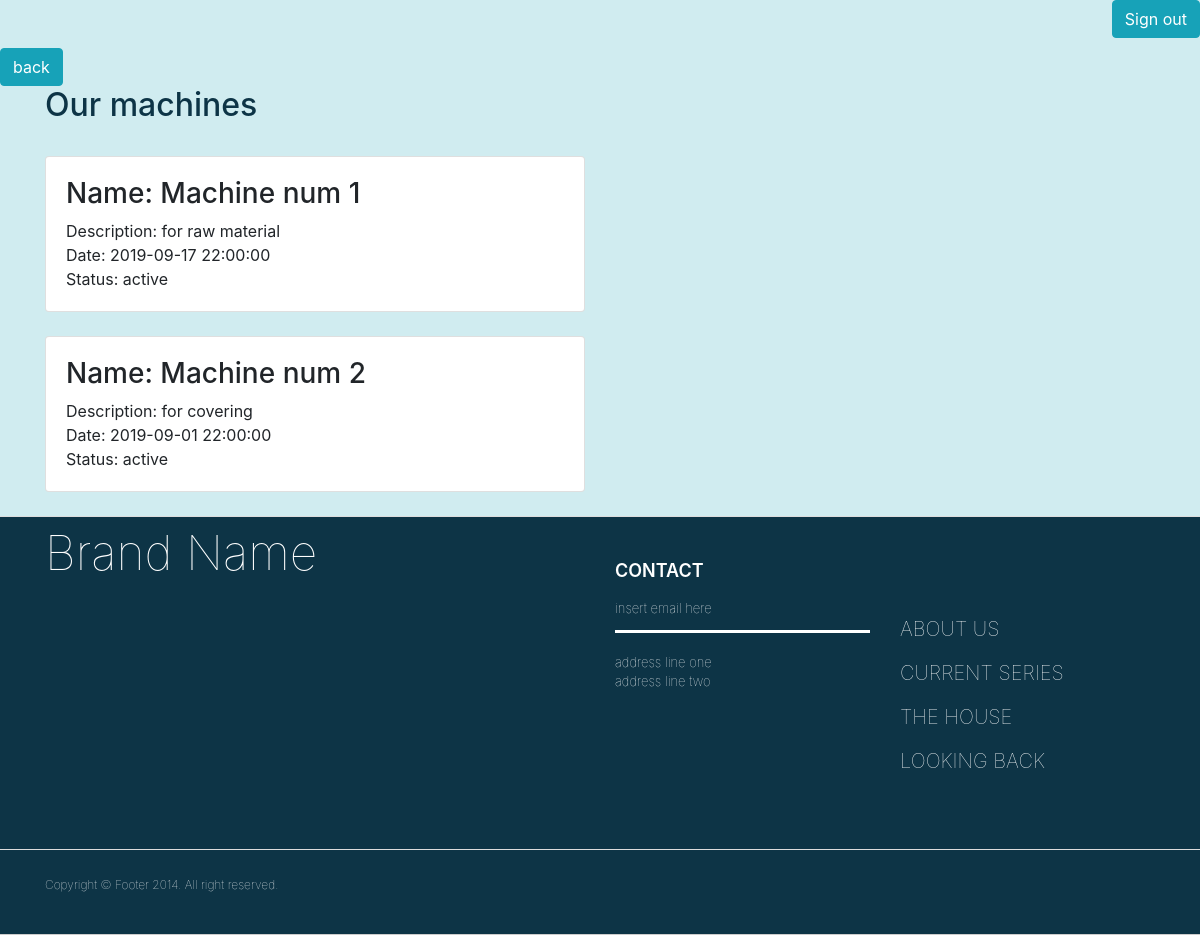
Screenshot of /machine.php with the database file from the repository.
### tables this page shows
CREATE TABLE `machine` (
  `machine_id` int(12) NOT NULL,
  `machine_name` varchar(200) NOT NULL,
  `machine_description` varchar(250) NOT NULL,
  `machine_date` timestamp NULL DEFAULT current_timestamp(),
  `machine_status` enum('active','defect') NOT NULL
);

### machine.php (the view, shortened to what this page needs)
<?php
require 'db.php';
?>
<html>
<head>
<?php require 'header.php'; ?>
</head>
<body class="body">
<?php require 'nav.php'; ?>
<a href="managerpage.php"><button type='button' class='btn btn-info'>back</button></a>
<div class="container">
 <h2 style="color: #0d3446" >Our machines</h2><br>
<?php
  $sql ="SELECT * FROM machine
";
  $result = mysqli_query($conn,$sql);
    if($result->num_rows > 0){
      while ($row = $result->fetch_assoc()) { ?>
<div class="row">
    <div class="col-sm-6">
        <div class="card">
            <div class="card-body">
          <h3>Name:                                     <?php echo $row['machine_name'];?></h3>
          <span>Description: </span>                    <?php echo $row['machine_description'];?><br>
          <span>Date: </span>                           <?php echo $row['machine_date'];?><br>
          <span>Status: </span>                         <?php echo $row['machine_status'];?><br>
          </div>
        </div>
                <br>
    </div>
</div>
<?php
    }
    }
?>
</div>
<?php require 'footer.php'; ?>
</body>
</html>

### machine.php (style rules this page uses)
.body { background-color: #d0ecf0 }

### rows the page displays
machine: machine_name "Machine num 1", machine_description "for raw material", machine_date "2019-09-17 22:00:00", machine_status "active"
machine: machine_name "Machine num 2", machine_description "for covering", machine_date "2019-09-01 22:00:00", machine_status "active"
